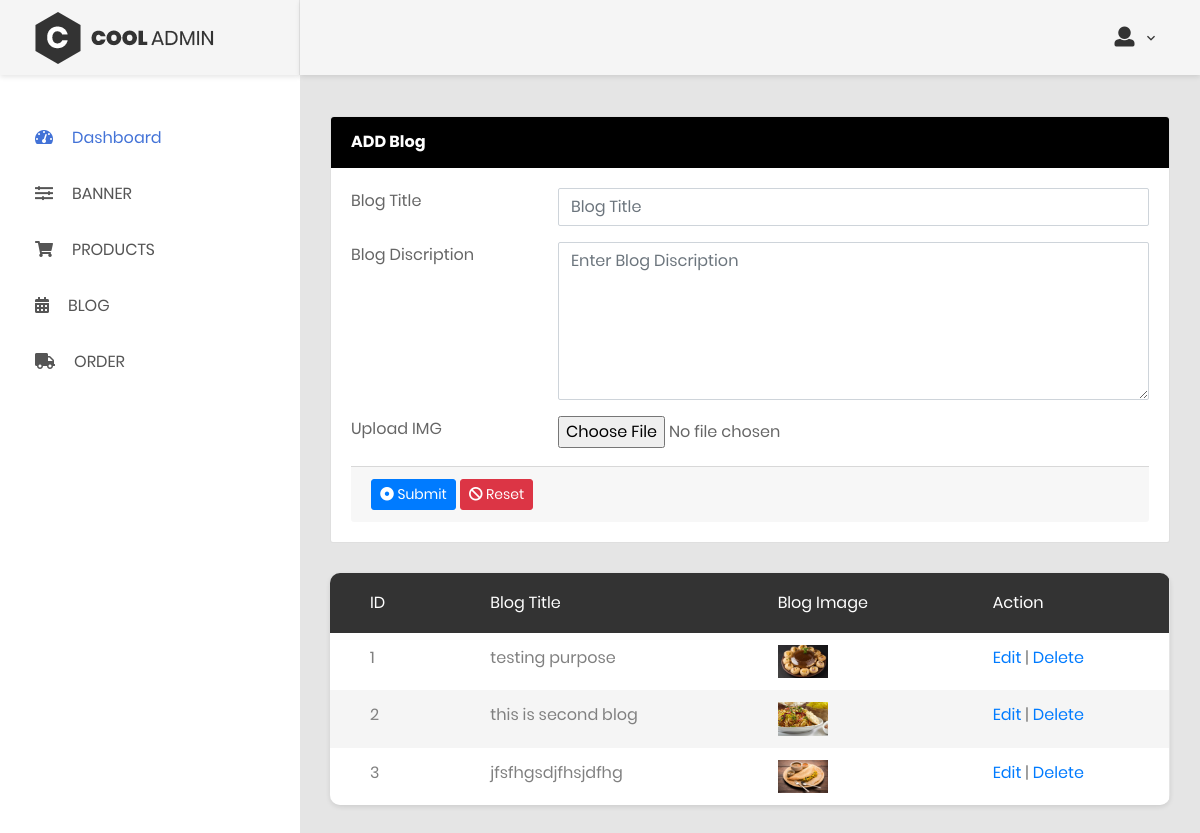
/admin/blog.php (signed in), run on the app's committed database.
### tables this page shows
CREATE TABLE `blog` (
  `id` int(11) NOT NULL,
  `blogtitle` varchar(255) NOT NULL,
  `blogdescription` text NOT NULL,
  `blogimg` varchar(255) NOT NULL,
  `create_date` date NOT NULL
);

### admin/blog.php (the view, shortened to what this page needs)
<?php
if(isset($_SESSION['em']))
{
?>
<!DOCTYPE html>
<html lang="en">
<?php include("include/config.php"); ?>
<head>
    <link href="css/font-face.css" rel="stylesheet" media="all">
    <link href="vendor/font-awesome-4.7/css/font-awesome.min.css" rel="stylesheet" media="all">
    <link href="vendor/font-awesome-5/css/fontawesome-all.min.css" rel="stylesheet" media="all">
    <link href="vendor/mdi-font/css/material-design-iconic-font.min.css" rel="stylesheet" media="all">
    <link href="vendor/bootstrap-4.1/bootstrap.min.css" rel="stylesheet" media="all">
    <link href="vendor/animsition/animsition.min.css" rel="stylesheet" media="all">
    <link href="vendor/bootstrap-progressbar/bootstrap-progressbar-3.3.4.min.css" rel="stylesheet" media="all">
    <link href="vendor/wow/animate.css" rel="stylesheet" media="all">
    <link href="vendor/css-hamburgers/hamburgers.min.css" rel="stylesheet" media="all">
    <link href="vendor/slick/slick.css" rel="stylesheet" media="all">
    <link href="vendor/select2/select2.min.css" rel="stylesheet" media="all">
    <link href="vendor/perfect-scrollbar/perfect-scrollbar.css" rel="stylesheet" media="all">
    <link href="css/theme.css" rel="stylesheet" media="all">
</head>
<body class="animsition">
    <div class="page-wrapper">
        <aside class="menu-sidebar d-none d-lg-block">
            <div class="logo">
                <a href="#">
                    <img src="images/icon/logo.png" alt="Cool Admin" />
                </a>
            </div>
            <?php include('include/sidebar.php'); ?>
        </aside>
        <?php include('include/header.php'); ?>
        <div class="page-container">
            <div class="main-content">
                <div class="section__content section__content--p30">
                    <div class="row">
                    <?php
                        $editid = isset($_REQUEST['EditId']) ? $_REQUEST['EditId'] : '';
                        if(isset($_REQUEST['EditId'])){
                            $display="SELECT * FROM  blog WHERE id='$editid'";
                            $displayresult = $conn->query($display);
                            $displayrow = $displayresult->fetch_assoc();
                            $blogtitle = isset($displayrow['blogtitle']) ? $displayrow['blogtitle'] : '';
                            $blogdescription = isset($displayrow['blogdescription']) ? $displayrow['blogdescription'] : '';
                            $blogimg = isset($displayrow['blogimg']) ? $displayrow['blogimg'] : '';
                        }
                        else{
                            $blogtitle = '';
                            $blogdescription = '';
                        }
                    ?>
                        <div class="col-lg-12">
                                    <div class="card">
                                        <div class="card-header" style="background-color:black; color:white;">
                                                    <strong>ADD Blog</strong>
                                        </div>
                                        <div class="card-body card-block">
                                        <form action="blogaction.php" method="post" name="blogform" enctype="multipart/form-data" class="form-horizontal">
                                            <div class="row form-group">
                                                <div class="col col-md-3">
                                                    <label for="text-input" class=" form-control-label">Blog Title</label>
                                                </div>
                                                <div class="col-12 col-md-9">
                                                    <input type="text" id="blogtitle" name="blogtitle" placeholder="Blog Title" class="form-control" value="<?php echo $blogtitle; ?>">
                                                </div>
                                            </div>
                                            <div class="row form-group">
                                                <div class="col col-md-3">
                                                    <label for="email-input" class=" form-control-label">Blog Discription</label>
                                                </div>
                                                <div class="col-12 col-md-9">
                                                    <textarea name="blogdescription" id="editor" rows="6" placeholder="Enter Blog Discription" class="form-control"><?php echo $blogdescription; ?></textarea>
                                                </div>
                                            </div>
                                            <div class="row form-group">
                                                <div class="col col-md-3">
                                                    <label for="file-input" class=" form-control-label">Upload IMG</label>
                                                </div>
                                                <div class="col-12 col-md-9">
                                                    <input type="file" id="blogimg" name="blogimg" class="form-control-file">
                                                </div>
                                            </div>
                                            <div class="card-footer">
                                                <button type="submit" name="submit" class="btn btn-primary btn-sm">
                                                    <i class="fa fa-dot-circle-o"></i> Submit
                                                </button>
                                                <button type="reset" class="btn btn-danger btn-sm">
                                                    <i class="fa fa-ban"></i> Reset
                                                </button>
                                            </div>
                                        </form>
                                        </div>
                                    </div>
                        </div>
                        <?php
                                $seletBlog = "SELECT *FROM blog";
                                $result = $conn->query($seletBlog);
                        ?>
                        <div class="col-lg-12">
                                <div class="table-responsive table--no-card m-b-30">
                                    <table class="table table-borderless table-striped table-earning">
                                        <thead>
                                            <tr>
                                            <th>ID</th>
                                            <th>Blog Title</th>
                                            <th>Blog Image</th>
                                            <th>Action</th>
                                            </tr>
                                        </thead>
                                        <tbody>
                                        <?php while ($row = $result->fetch_assoc()){ ?>
                                            <tr>
                                                <td><?php echo $row['id']; ?></td>
                                                <td><?php echo $row['blogtitle']; ?></td>
                                                <td>
                                                    <img src="<?php echo $row['blogimg']; ?>" width="50" height="50">
                                                </td>
                                                <td>
                                                    <a href="blog.php?EditId=<?php echo $row['id']; ?>">Edit</a> |
                                                    <a href="blogaction.php?BlogdeletId=<?php echo $row['id']; ?>&DeleteImg=<?php echo $row['blogimg']; ?>" onclick="return confirm('Are you sure you want to delete this item?');">Delete</a>
                                                </td>
                                            </tr>
                                            <?php } ?>
                                        </tbody>
                                    </table>
                                </div>
                            </div>
                    </div>
                </div>
            </div>
        </div>
    </div>
</body>
</html>
<?php
}
else{
    header("location:index.php");
}
?>

### data on the page
blog: id "1", blogtitle "testing purpose", blogimg (picture)
blog: id "2", blogtitle "this is second blog", blogimg (picture)
blog: id "3", blogtitle "jfsfhgsdjfhsjdfhg", blogimg (picture)
